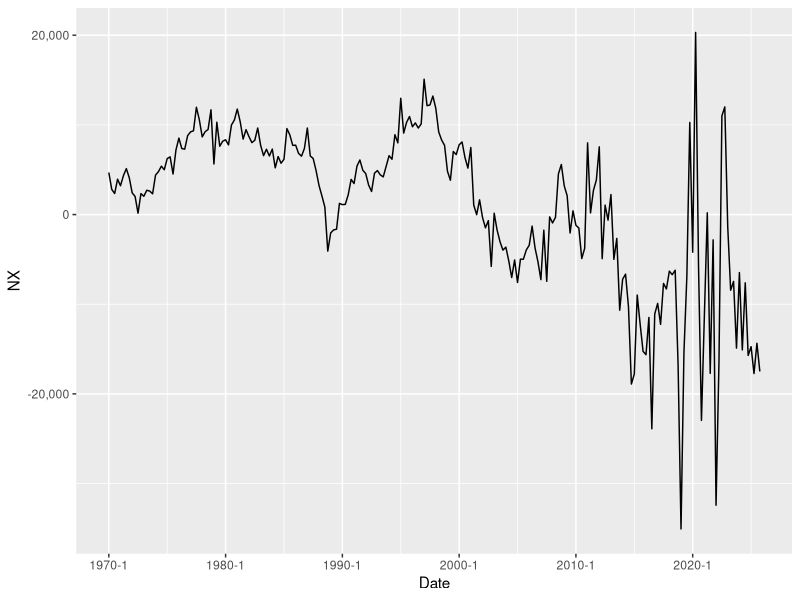
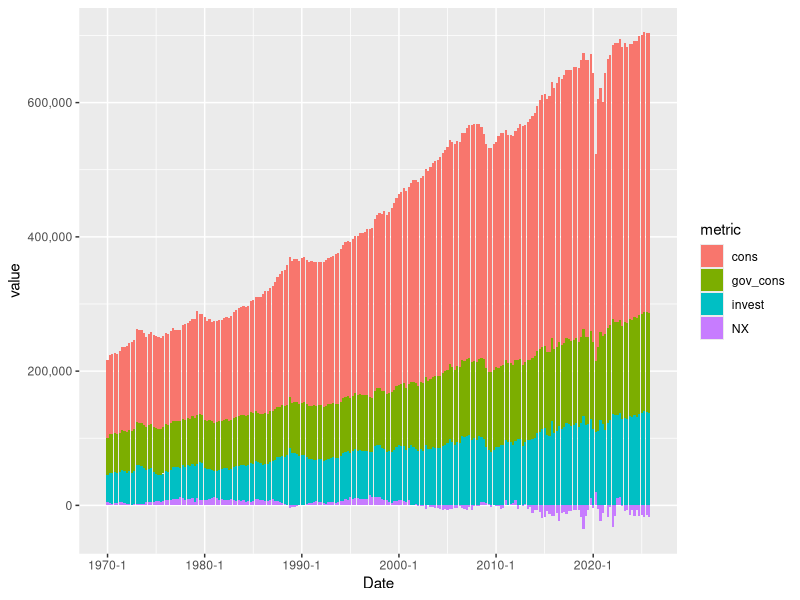
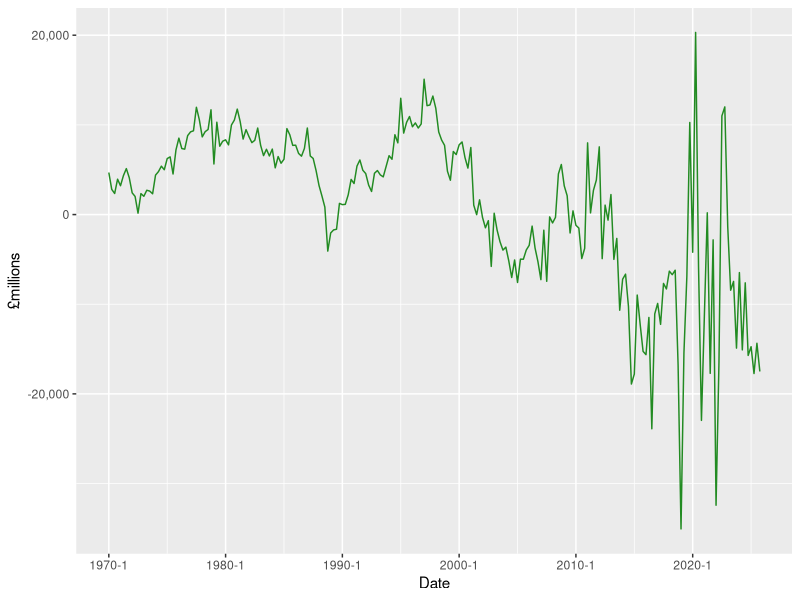

Generate these figures, in order, with R:
library(readxl)
library(dplyr)
library(tidyr)
library(tidyverse)
library(ggplot2)
library(zoo)
library(scales)

consumption <- read_xlsx("gdpexpenditure.xlsx",
                         sheet = "ABJR",
                         skip = 3) %>% 
  select("Publication date and time period", starts_with("2025")) %>% 
  select("Publication date and time period", "2025 Q4 QNA") %>% 
  rename("Date" = "Publication date and time period",
          "cons" = "2025 Q4 QNA")

inventory <- read_xlsx("gdpexpenditure.xlsx",
                         sheet = "CAFU",
                         skip = 3) %>% 
  select("Publication date and time period", starts_with("2025")) %>% 
  select("Publication date and time period", "2025 Q4 QNA") %>% 
  rename("Date" = "Publication date and time period",
         "inventory" = "2025 Q4 QNA")

exports <- read_xlsx("gdpexpenditure.xlsx",
                       sheet = "IKBK",
                       skip = 3) %>% 
  select("Publication date and time period", starts_with("2025")) %>% 
  select("Publication date and time period", "2025 Q4 QNA") %>% 
  rename("Date" = "Publication date and time period",
         "xports" = "2025 Q4 QNA")

imports <- read_xlsx("gdpexpenditure.xlsx",
                     sheet = "IKBL",
                     skip = 3) %>% 
  select("Publication date and time period", starts_with("2025")) %>% 
  select("Publication date and time period", "2025 Q4 QNA") %>% 
  rename("Date" = "Publication date and time period",
         "importss" = "2025 Q4 QNA")

gov <- read_xlsx("gdpexpenditure.xlsx",
                     sheet = "NMRY",
                     skip = 3) %>% 
  select("Publication date and time period", starts_with("2025")) %>% 
  select("Publication date and time period", "2025 Q4 QNA") %>% 
  rename("Date" = "Publication date and time period",
         "gov_cons" = "2025 Q4 QNA")

capital <- read_xlsx("gdpexpenditure.xlsx",
                 sheet = "NPQT",
                 skip = 3) %>% 
  select("Publication date and time period", starts_with("2025")) %>% 
  select("Publication date and time period", "2025 Q4 QNA") %>% 
  rename("Date" = "Publication date and time period",
         "capital" = "2025 Q4 QNA")

df <- capital %>% 
  left_join(consumption, by = "Date") %>% 
  left_join(exports, by = "Date") %>% 
  left_join(gov, by = "Date") %>%
  left_join(imports, by = "Date") %>% 
  left_join(inventory, by = "Date") %>% 
  mutate(NX = xports - importss,
         Date = as.yearqtr(Date),
         invest = inventory + capital) %>% 
  select(-c("xports", "importss", "inventory", "capital"))

ggplot(data = df, aes(x = Date, y = NX)) +
         geom_line() +
  scale_y_continuous(labels = comma)

long <- df %>% 
  pivot_longer(cols = !Date, names_to = "metric", values_to = "value")

ggplot(data = long, aes(fill = metric, x = Date, y = value)) +
  geom_bar(position = "stack", stat = "identity") +
  scale_y_continuous(labels = comma)

ggplot(data = df, aes(x = Date, y = NX)) +
  geom_line(color = "forestgreen") +
  scale_y_continuous(labels = comma) +
  labs(x = "Date", y = "£millions")

       
